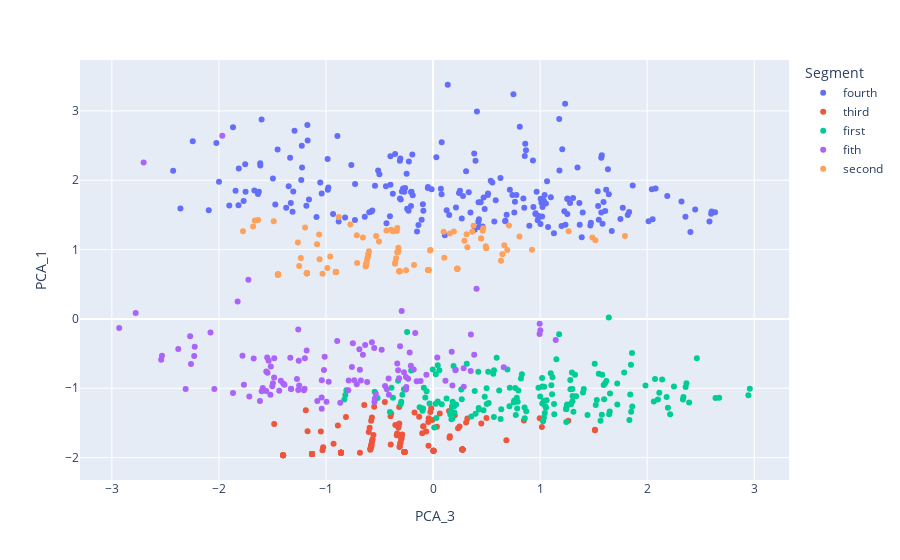

The cell this chart's notebook holds for it:
### Code cell
x_axis = df_segm_pca_kmeans["Component_3"]
y_axis = df_segm_pca_kmeans["Component_1"]
cluster = df_segm_pca_kmeans['Segment']

fig = px.scatter(df_segm_pca_kmeans, x=x_axis, y=y_axis, color=cluster)
fig.update_layout( xaxis_title="PCA_3", yaxis_title="PCA_1")
fig.show()
#this is plotly scatter for PC1 & PC3
